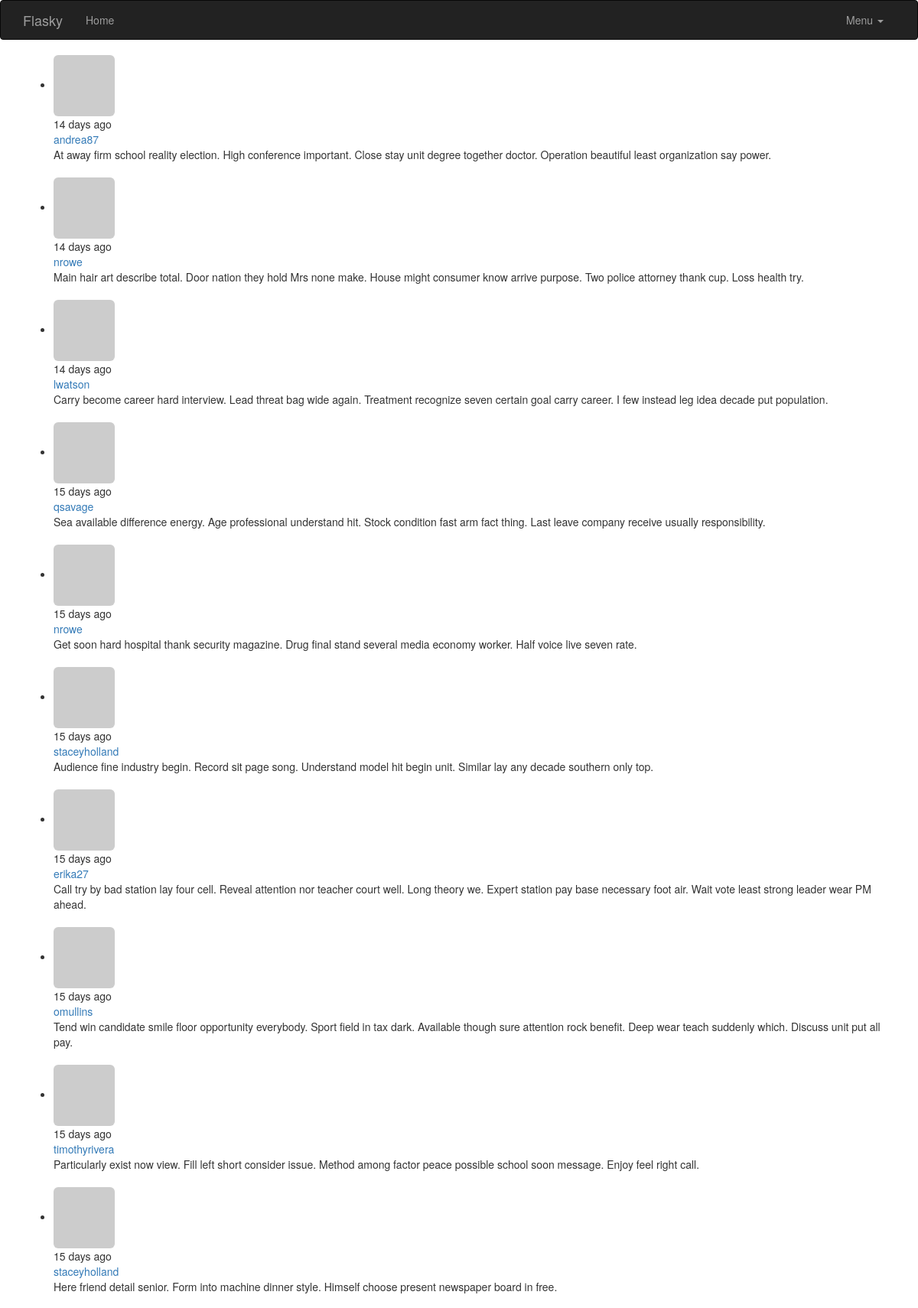
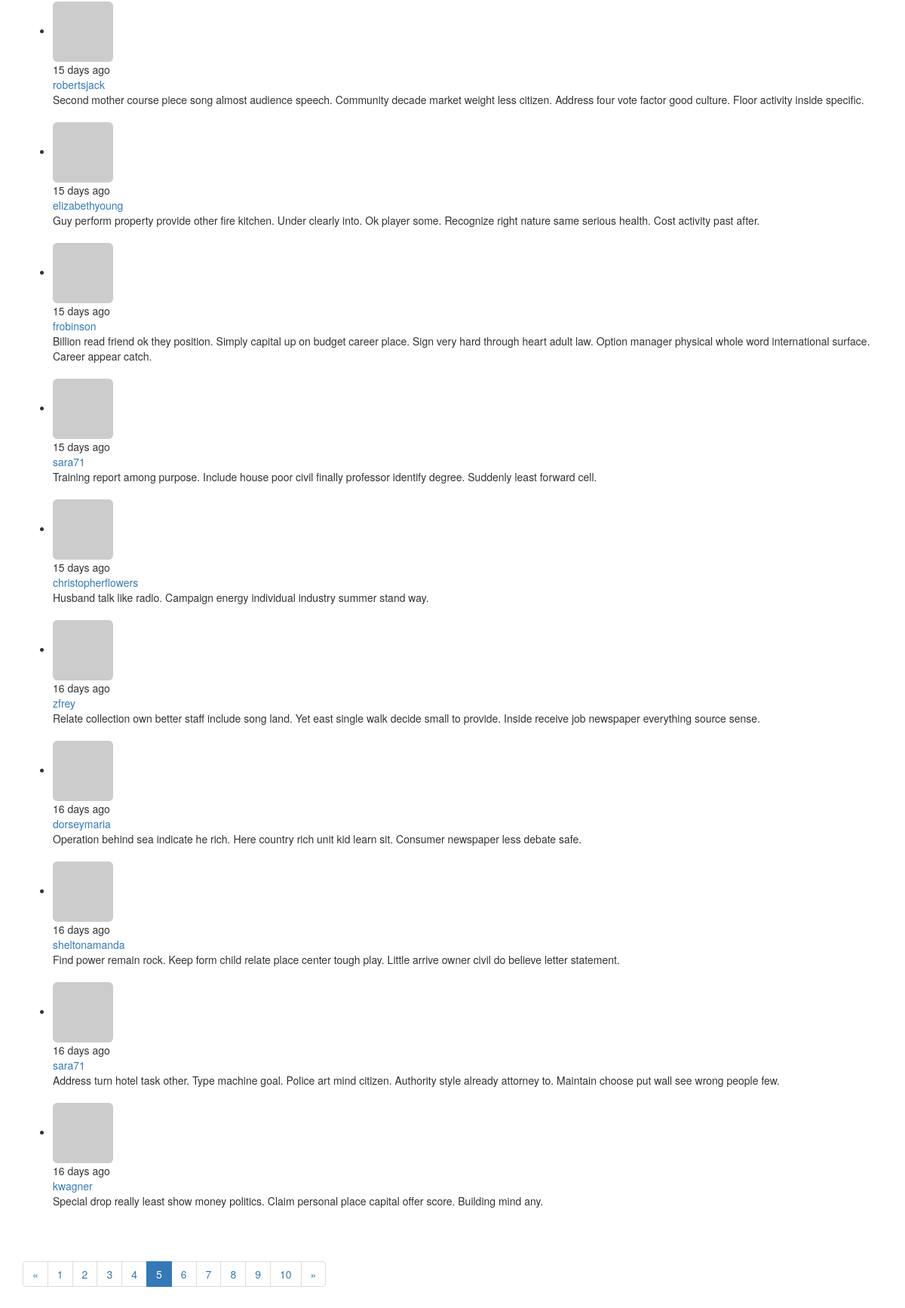
The app's page /?page=5 with its own data (2 pictures, top to bottom).
### app/models.py (models this page shows, shortened)
class Post(db.Model):
    __tablename__ = 'posts'
    id = db.Column(db.Integer,primary_key=True)
    body = db.Column(db.Text)
    timestamp = db.Column(db.DateTime,index=True,default=datetime.utcnow)
    author_id = db.Column(db.Integer,db.ForeignKey('users.id'))

class User(UserMixin,db.Model):
    __tablename__ = 'users'
    id = db.Column(db.Integer, primary_key=True)
    email = db.Column(db.String(64),unique=True,index=True)
    username = db.Column(db.String(64), unique=True, index=True)
    password_hash = db.Column(db.String(128))
    role_id = db.Column(db.Integer, db.ForeignKey('roles.id'))
    confirmed = db.Column(db.Boolean,default=False)
    posts = db.relationship('Post',backref='author',lazy='dynamic')
    name = db.Column(db.String(64))
    location = db.Column(db.String(64))
    about_me = db.Column(db.Text())
    member_since = db.Column(db.DateTime(),default=datetime.utcnow)
    last_seen = db.Column(db.DateTime(),default=datetime.utcnow)
    avatar_hash = db.Column(db.String(32))
    @property
    def password(self):
        raise AttributeError('password is not a readable attribute')
    def gravatar(self,size=100,default='identicon',rating='g'):
        if request.is_secure:
            url = 'http://secure.gravatar.com/avatar'
        else:
            url = 'http://www.gravatar.com/avatar'
        hash = self.avatar_hash or self.gravatar_hash()
        return '{url}/{hash}?s={size}&d={default}&r={rating}'.format(url=url,hash=hash,size=size,default=default,rating=rating)

### app/main/views.py (the view)
@main.route('/',methods=['GET','POST'])
def index():
    form = PostForm()
    if current_user.can(Permission.WRITE) and form.validate_on_submit():
        post = Post(body=form.body.data,author=current_user._get_current_object())
        db.session.add(post)
        db.session.commit()
        return redirect(url_for('.index'))
    page = request.args.get('page',1,type=int)
    pagination = Post.query.order_by(Post.timestamp.desc()).paginate(page,per_page=current_app.config['FLASKY_POSTS_PER_PAGE'],error_out=False)
    posts = pagination.items
    return render_template('index.html',form=form,posts=posts,pagination=pagination)

### app/auth/views.py (called while the page is built)
@auth.before_app_request
def before_request():
    if current_user.is_authenticated:
        current_user.ping()
        if  not current_user.confirmed \
            and request.endpoint\
            and request.blueprint != "auth" \
            and request.endpoint != 'static':
                return redirect(url_for('auth.unconfirmed'))

### app/main/__init__.py (called while the page is built)
@main.app_context_processor
def inject_permissions():
    return dict(Permission=Permission)

### app/models.py (called while the page is built)
    def can(self, permissons):
        return False

### app/templates/index.html (shortened to what this page needs)
{% extends "base.html" %}
{% import "bootstrap/wtf.html" as wtf %}
{% import "_macros.html" as macros %}
{% block page_content %}
{% include '_posts.html' %}
<div class="pagination">
    {{ macros.pagination_widget(pagination,'.index')}}
</div>
{% endblock %}

### app/templates/_posts.html
<ul class="posts">
        {% for post in posts %}
        <li class="post">
            <div class = "profile-thumbnail">
                 <a href="{{url_for('.user',username=post.author.username)}}">
                     <img class="img-rounded profile-thumbnail" src="{{post.author.gravatar(size=40)}}">
                 </a>
            </div>
            <div class="post-date">{{moment(post.timestamp).fromNow()}}</div>
            <div class="post-author">
                <a href="{{url_for('.user',username=post.author.username)}}">
                    {{post.author.username}}
                </a>
            </div>
            <div class="post-body">{{post.body}}</div>
            <br>
        </li>
        {% endfor %}
</ul>

### records on screen
Post: timestamp "14 days ago", author.username "andrea87", body "At away firm school reality election. High conference important. Close stay unit degree together doctor. Operation beautiful least organization say power."
Post: timestamp "14 days ago", author.username "nrowe", body "Main hair art describe total. Door nation they hold Mrs none make. House might consumer know arrive purpose. Two police attorney thank cup. Loss health try."
Post: timestamp "14 days ago", author.username "lwatson", body "Carry become career hard interview. Lead threat bag wide again. Treatment recognize seven certain goal carry career. I few instead leg idea decade put population."
Post: timestamp "15 days ago", author.username "qsavage", body "Sea available difference energy. Age professional understand hit. Stock condition fast arm fact thing. Last leave company receive usually responsibility."
Post: timestamp "15 days ago", author.username "nrowe", body "Get soon hard hospital thank security magazine. Drug final stand several media economy worker. Half voice live seven rate."
Post: timestamp "15 days ago", author.username "staceyholland", body "Audience fine industry begin. Record sit page song. Understand model hit begin unit. Similar lay any decade southern only top."
Post: timestamp "15 days ago", author.username "erika27", body "Call try by bad station lay four cell. Reveal attention nor teacher court well. Long theory we. Expert station pay base necessary foot air. Wait vote least strong leader wear PM ahead."
Post: timestamp "15 days ago", author.username "omullins", body "Tend win candidate smile floor opportunity everybody. Sport field in tax dark. Available though sure attention rock benefit. Deep wear teach suddenly which. Discuss unit put all pay."
Post: timestamp "15 days ago", author.username "timothyrivera", body "Particularly exist now view. Fill left short consider issue. Method among factor peace possible school soon message. Enjoy feel right call."
Post: timestamp "15 days ago", author.username "staceyholland", body "Here friend detail senior. Form into machine dinner style. Himself choose present newspaper board in free."
Post: timestamp "15 days ago", author.username "robertsjack", body "Second mother course piece song almost audience speech. Community decade market weight less citizen. Address four vote factor good culture. Floor activity inside specific."
Post: timestamp "15 days ago", author.username "elizabethyoung", body "Guy perform property provide other fire kitchen. Under clearly into. Ok player some. Recognize right nature same serious health. Cost activity past after."
Post: timestamp "15 days ago", author.username "frobinson", body "Billion read friend ok they position. Simply capital up on budget career place. Sign very hard through heart adult law. Option manager physical whole word international surface. Career appear catch."
Post: timestamp "15 days ago", author.username "sara71", body "Training report among purpose. Include house poor civil finally professor identify degree. Suddenly least forward cell."
Post: timestamp "15 days ago", author.username "christopherflowers", body "Husband talk like radio. Campaign energy individual industry summer stand way."
Post: timestamp "16 days ago", author.username "zfrey", body "Relate collection own better staff include song land. Yet east single walk decide small to provide. Inside receive job newspaper everything source sense."
Post: timestamp "16 days ago", author.username "dorseymaria", body "Operation behind sea indicate he rich. Here country rich unit kid learn sit. Consumer newspaper less debate safe."
Post: timestamp "16 days ago", author.username "sheltonamanda", body "Find power remain rock. Keep form child relate place center tough play. Little arrive owner civil do believe letter statement."
Post: timestamp "16 days ago", author.username "sara71", body "Address turn hotel task other. Type machine goal. Police art mind citizen. Authority style already attorney to. Maintain choose put wall see wrong people few."
Post: timestamp "16 days ago", author.username "kwagner", body "Special drop really least show money politics. Claim personal place capital offer score. Building mind any."

### other values on screen
{{ p }} "1" "2" "3" "4" "6" "7" "8" "9" "10"
{{ p }} "5"
